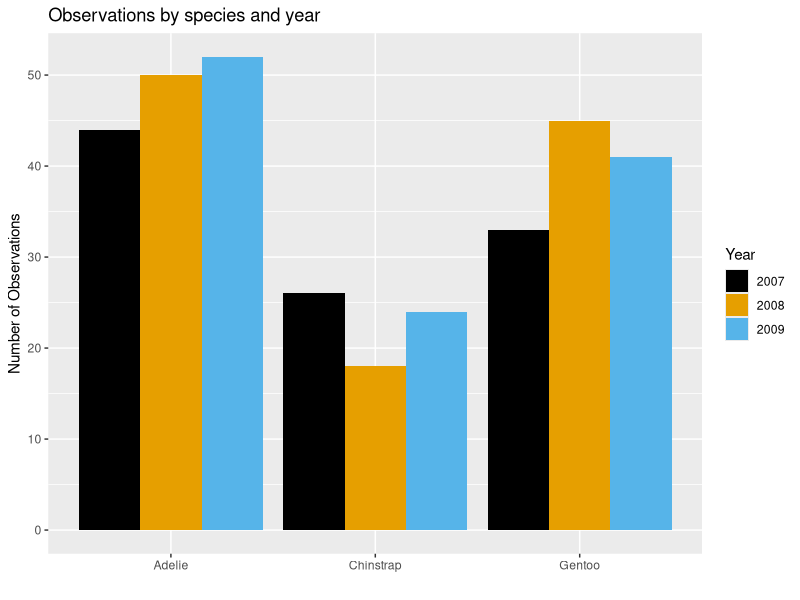

R code for this plot:
## ---- chunk 1
# Question 1
library(tidyverse)
# a.
flower_df <- tibble(
  species = c("setosa", "versicolor", "virginica"),
  petal.length = c(1.4, 4.7, 6),
  petal.width = c(0.2, 1.4, 2.5)
)
flower_df
## ---- chunk 2
# b.
library(tibble)

flower_tribble_df <- tribble(
  ~species,     ~petal.length, ~petal.width,
  "setosa",        1.4,           0.2,
  "versicolor",    4.7,           1.4,
  "virginica",     6.0,           2.5
)

flower_tribble_df
## ---- chunk 3
#c.
flower_df <- flower_df |>
  mutate(petal.area = petal.length * petal.width)
flower_df
## ---- chunk 4
# d.
flower_df |>
  mutate(
    species = str_to_title(species)
  )
flower_df
## ---- chunk 5
# e.
flower_df <- flower_df |>
  mutate(
    long.petal = if_else(petal.length > 4, "long", "short")
  )
flower_df
## ---- chunk 6
# f.
flower_df |>
  arrange(long.petal, desc(petal.width))
flower_df
# Arranging the data frame like this seems to order the character variables in alphabetical order.
## ---- chunk 7
# g.
letters_tibble <- tibble(letter = c("a", "A", "b", "B", "1", "2"))

# Sort by the column 'letter'
letters_sorted <- letters_tibble |>
  arrange(letter)

letters_sorted
# Based on this outcome, R seems to sort in the order of numbers, upper case letter, then lower case letters.
## ---- chunk 8
# Question 2
# a.
mt_cars_df <- as_tibble(mtcars, rownames = "model.name")

mt_cars_df
## ---- chunk 9
# b.
mt_cars_df <- mt_cars_df |>
  select(model.name, mpg, cyl, hp, wt, qsec)

mt_cars_df
## ---- chunk 10
# c.
mt_cars_df <- mt_cars_df |>
  mutate(hp.per.wt = hp / wt)

mt_cars_df
## ---- chunk 11
# d.
mt_cars_df <- mt_cars_df |>
  mutate(fast = hp > 100 & qsec < 18)

mt_cars_df
## ---- chunk 12
# e.
mt_cars_df <- mt_cars_df |>
  mutate(heavy = wt > median(wt))
mt_cars_df
## ---- chunk 13
# f.
names(mt_cars_df) <- names(mt_cars_df) |>
  str_replace_all("_", ".") |>            
  str_replace_all("qsec", "quarter.mile.time") |>
  str_replace_all("wt", "weight") |>
  str_replace_all("mpg", "miles.per.gallon") |>
  str_replace_all("cyl", "cylinders") |>
  str_replace_all("disp", "displacement") |>
  str_replace_all("hp", "horsepower") |>
  str_replace_all("drat", "rear.axle.ratio") |>
  str_replace_all("vs", "engine") |>
  str_replace_all("am", "transmission") |>
  str_replace_all("gear", "gears") |>
  str_replace_all("carb", "carburetors")
mt_cars_df
## ---- chunk 14
# g.
# This doesn't work because the str_split() function only works with a vector, not a list. Also if you index with double brackets, it only selects the first element of the list.
## ---- chunk 15
# h.
mt_cars_table <- mt_cars_df |>
  slice(1:5) |>  
  rename_with(~ str_replace_all(., "\\.", " ")) |>
  rename_with(~ str_to_title(.)) 
mt_cars_table
## ---- chunk 16
# i.
tidy_names <- function(names_vector) {
  names_vector |>
    str_replace_all(" ", ".") |>   
    str_to_lower()                  
}

mt_cars_table <- mt_cars_table |>
  rename_with(tidy_names)

mt_cars_table
# geom_col() <- bar plot
#fct_reorder <- order factor by another column in the data frame
#as_factor <- creates in whatever order factors are in the data frame

library(tidyverse)
library(palmerpenguins)
library(ggthemes)

as_tibble(penguins)
penguins |>
  drop_na(sex) |>
  group_by(species, year) |>
  summarize(n = n(), .groups = "drop") |>
  arrange(year) |>
  mutate(year = as_factor(year)) |>
  ggplot(aes(y = n, x = species, fill = year)) +
  geom_col(position = "dodge") +
  scale_fill_colorblind() +
  labs(
    title = "Observations by species and year",
    x = "", 
    y = "Number of Observations",
    fill = "Year"
   )
